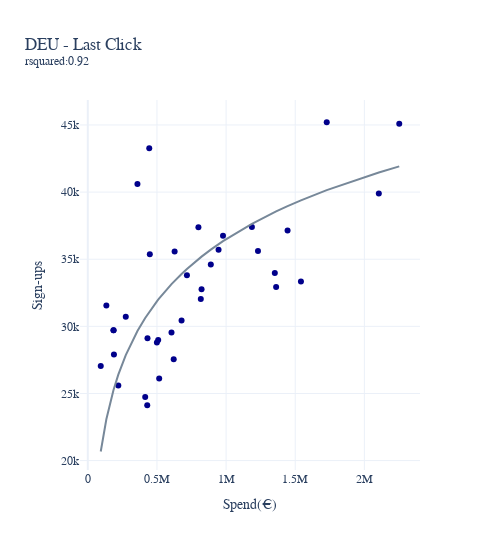
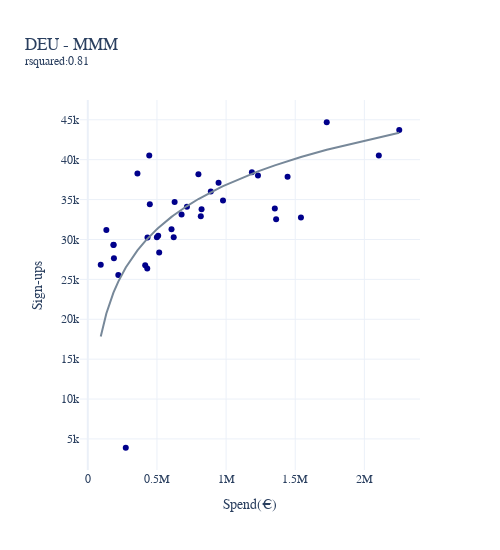

The notebook cell saved with these charts, in order:
### Code cell
for c in ["lc_signups", "mmm_signups"]:
    plot_efficiency_curve(df, "DEU", c)

### Figure 1 — Plotly figure (JSON) as saved in the notebook; plotly's stock layout.template omitted (floating-point values rounded to 4 significant figures)
{"data": [{"hovertemplate": "year=2020<br>cost=%{x}<br>lc_signups=%{y}<extra></extra>", "legendgroup": "2020", "marker": {"color": "darkblue", "symbol": "circle"}, "mode": "markers", "name": "2020", "orientation": "v", "showlegend": true, "type": "scatter", "x": [1445000.0, 716800.0, 678000.0, 429800.0, 415100.0, 516300.0, 509000.0, 431600.0, 499700.0, 817100.0, 605400.0, 621200.0], "xaxis": "x", "y": [37135, 33813, 30444, 24126, 24737, 26107, 28991, 29113, 28788, 32033, 29539, 27543], "yaxis": "y"}, {"hovertemplate": "year=2021<br>cost=%{x}<br>lc_signups=%{y}<extra></extra>", "legendgroup": "2021", "marker": {"color": "darkblue", "symbol": "circle"}, "mode": "markers", "name": "2021", "orientation": "v", "showlegend": true, "type": "scatter", "x": [799900.0, 822700.0, 889500.0, 945600.0, 1187000.0, 1231000.0, 1728000.0, 2105000.0, 2252000.0, 977700.0, 186700.0, 220500.0], "xaxis": "x", "y": [37386, 32760, 34602, 35702, 37396, 35603, 45203, 39887, 45096, 36747, 29716, 25599], "yaxis": "y"}, {"hovertemplate": "year=2022<br>cost=%{x}<br>lc_signups=%{y}<extra></extra>", "legendgroup": "2022", "marker": {"color": "darkblue", "symbol": "circle"}, "mode": "markers", "name": "2022", "orientation": "v", "showlegend": true, "type": "scatter", "x": [93640.0, 189000.0, 134100.0, 185400.0, 1541000.0, 1362000.0, 1352000.0, 627900.0, 359000.0, 444400.0, 448400.0, 274600.0], "xaxis": "x", "y": [27043, 27901, 31560, 29707, 33336, 32922, 33977, 35574, 40601, 43266, 35374, 30715], "yaxis": "y"}, {"marker": {"color": "lightslategrey", "size": 5}, "mode": "lines", "name": "Efficiency Curve", "type": "scatter", "x": [93640.0, 134100.0, 185400.0, 186700.0, 189000.0, 220500.0, 274600.0, 359000.0, 415100.0, 429800.0, 431600.0, 444400.0, 448400.0, 499700.0, 509000.0, 516300.0, 605400.0, 621200.0, 627900.0, 678000.0, 716800.0, 799900.0, 817100.0, 822700.0, 889500.0, 945600.0, 977700.0, 1187000.0, 1231000.0, 1352000.0, 1362000.0, 1445000.0, 1541000.0, 1728000.0, 2105000.0, 2252000.0], "y": [20680.0, 23080.0, 25240.0, 25290.0, 25370.0, 26400.0, 27860.0, 29650.0, 30620.0, 30850.0, 30880.0, 31080.0, 31140.0, 31860.0, 31980.0, 32080.0, 33140.0, 33320.0, 33390.0, 33900.0, 34270.0, 35000.0, 35150.0, 35190.0, 35710.0, 36120.0, 36340.0, 37640.0, 37880.0, 38510.0, 38560.0, 38950.0, 39380.0, 40150.0, 41460.0, 41920.0]}], "layout": {"font": {"family": "Avenir"}, "height": 550, "legend": {"title": {"text": "year"}, "tracegroupgap": 0}, "showlegend": false, "title": {"text": "DEU - Last Click <br><sup>rsquared:0.92 </sup>"}, "width": 500, "xaxis": {"anchor": "y", "domain": [0, 1], "title": {"text": "Spend(€)"}}, "yaxis": {"anchor": "x", "domain": [0, 1], "title": {"text": "Sign-ups"}}}}

### Figure 2 — Plotly figure (JSON) as saved in the notebook; plotly's stock layout.template omitted (floating-point values rounded to 4 significant figures)
{"data": [{"hovertemplate": "year=2020<br>cost=%{x}<br>mmm_signups=%{y}<extra></extra>", "legendgroup": "2020", "marker": {"color": "darkblue", "symbol": "circle"}, "mode": "markers", "name": "2020", "orientation": "v", "showlegend": true, "type": "scatter", "x": [1445000.0, 716800.0, 678000.0, 429800.0, 415100.0, 516300.0, 509000.0, 431600.0, 499700.0, 817100.0, 605400.0, 621200.0], "xaxis": "x", "y": [37870.0, 34110.0, 33130.0, 26360.0, 26770.0, 28360.0, 30460.0, 30260.0, 30280.0, 32910.0, 31290.0, 30290.0], "yaxis": "y"}, {"hovertemplate": "year=2021<br>cost=%{x}<br>mmm_signups=%{y}<extra></extra>", "legendgroup": "2021", "marker": {"color": "darkblue", "symbol": "circle"}, "mode": "markers", "name": "2021", "orientation": "v", "showlegend": true, "type": "scatter", "x": [799900.0, 822700.0, 889500.0, 945600.0, 1187000.0, 1231000.0, 1728000.0, 2105000.0, 2252000.0, 977700.0, 186700.0, 220500.0], "xaxis": "x", "y": [38180.0, 33770.0, 36010.0, 37100.0, 38430.0, 38010.0, 44690.0, 40530.0, 43730.0, 34890.0, 29330.0, 25540.0], "yaxis": "y"}, {"hovertemplate": "year=2022<br>cost=%{x}<br>mmm_signups=%{y}<extra></extra>", "legendgroup": "2022", "marker": {"color": "darkblue", "symbol": "circle"}, "mode": "markers", "name": "2022", "orientation": "v", "showlegend": true, "type": "scatter", "x": [93640.0, 189000.0, 134100.0, 185400.0, 1541000.0, 1362000.0, 1352000.0, 627900.0, 359000.0, 444400.0, 448400.0, 274600.0], "xaxis": "x", "y": [26830.0, 27650.0, 31170.0, 29300.0, 32770.0, 32540.0, 33870.0, 34700.0, 38280.0, 40510.0, 34420.0, 3895.0], "yaxis": "y"}, {"marker": {"color": "lightslategrey", "size": 5}, "mode": "lines", "name": "Efficiency Curve", "type": "scatter", "x": [93640.0, 134100.0, 185400.0, 186700.0, 189000.0, 220500.0, 274600.0, 359000.0, 415100.0, 429800.0, 431600.0, 444400.0, 448400.0, 499700.0, 509000.0, 516300.0, 605400.0, 621200.0, 627900.0, 678000.0, 716800.0, 799900.0, 817100.0, 822700.0, 889500.0, 945600.0, 977700.0, 1187000.0, 1231000.0, 1352000.0, 1362000.0, 1445000.0, 1541000.0, 1728000.0, 2105000.0, 2252000.0], "y": [17840.0, 20730.0, 23330.0, 23380.0, 23480.0, 24720.0, 26480.0, 28630.0, 29800.0, 30080.0, 30120.0, 30350.0, 30420.0, 31290.0, 31440.0, 31550.0, 32830.0, 33040.0, 33130.0, 33740.0, 34190.0, 35070.0, 35240.0, 35300.0, 35920.0, 36410.0, 36680.0, 38240.0, 38530.0, 39290.0, 39340.0, 39820.0, 40340.0, 41260.0, 42840.0, 43380.0]}], "layout": {"font": {"family": "Avenir"}, "height": 550, "legend": {"title": {"text": "year"}, "tracegroupgap": 0}, "showlegend": false, "title": {"text": "DEU - MMM <br><sup>rsquared:0.81 </sup>"}, "width": 500, "xaxis": {"anchor": "y", "domain": [0, 1], "title": {"text": "Spend(€)"}}, "yaxis": {"anchor": "x", "domain": [0, 1], "title": {"text": "Sign-ups"}}}}
